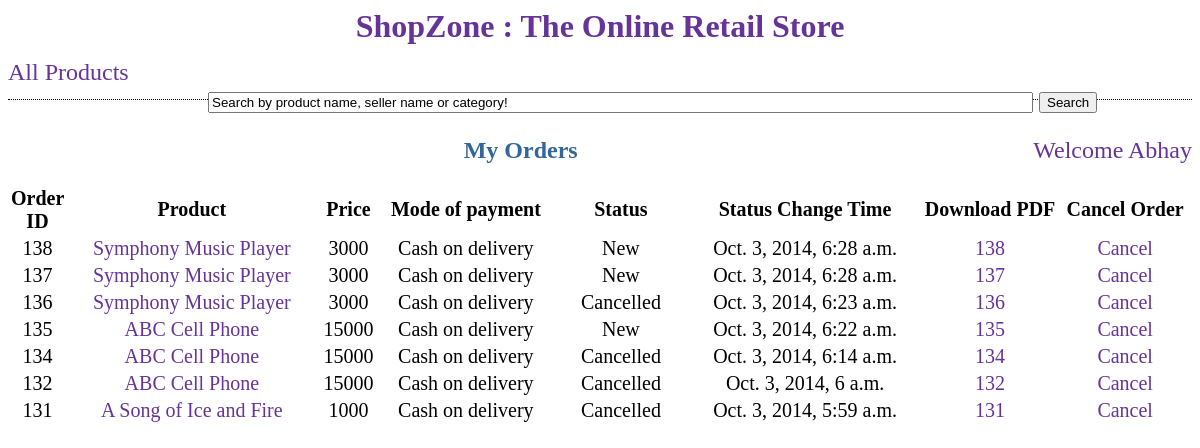
/shop/my_orders/, run on an earlier commit of the app's database.
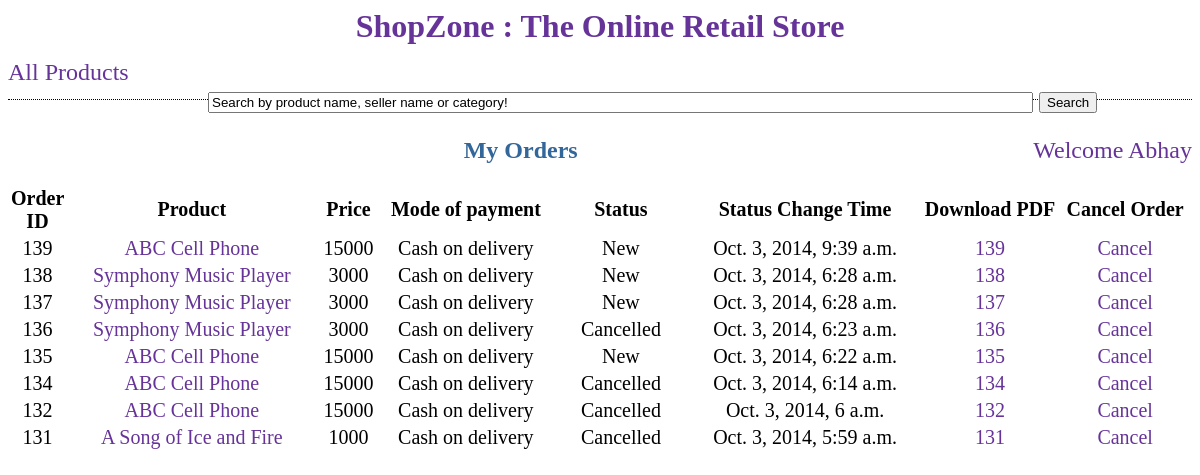
And on a later commit of the database.
### store/models.py (models this page shows, shortened)
class Order(models.Model):
    STATUS_LEVELS = (
        (1, 'New'),
        (2, 'Shipping'),
        (3, 'Delivered'),
        (4, 'Returned'),
        (5, 'Cancelled'),
        )
    PAYMENT_TYPES = (
        (1, 'Paid from store credit'),
        (2, 'Cash on delivery')
    )
    customer = models.ForeignKey(Customer)
    product = models.ForeignKey(Product)
    payment_type = models.IntegerField(choices=PAYMENT_TYPES, default=1)
    status = models.IntegerField(choices=STATUS_LEVELS, default=1)
    status_change_time = models.DateTimeField('Status Change Time')

class Product(models.Model):
    product_name = models.CharField(max_length=30)
    number_sold = models.IntegerField(default=0)
    price = models.IntegerField(default=0)
    category = models.CharField(max_length=20)
    description = models.CharField(max_length=50)
    seller = models.ForeignKey(Seller)
    def __str__(self):
        return self.product_name

### store/views.py (the view)
# urls.py: url(r'^my_orders/(?P<order_id>\d+)/$', views.my_order_pdf),
def my_orders(request): ## VTR1 Done.
    try:
        if user is None:
            return HttpResponseRedirect('/shop/login/')
    except:
        return HttpResponseRedirect('/shop/login/')
    orders = Order.objects.all().filter(customer__customer_name=user.username).order_by('-status_change_time')
    context = {'user':user, 'orders':orders}
    return render(request, 'store/my_orders.html', context)

### store/templates/store/my_orders.html (shortened to what this page needs)
<html>
	<head>
	</head>
	<body link="#663399" vlink="#663399" alink="#808080">
		<div class="headdiv">
			<h1><a href="/" class="title">ShopZone : The Online Retail Store</a></h1>
		</div>
		<div class="headdiv2">
			<div align="left" style="float:left">
				<a href="/shop/all/">All Products</a>
			</div>
			<div align="centre" style="float:left; margin-left:200px;">
				<form action="/shop/by_search/" method="POST">
					<input type="text" name="product" value="Search by product name, seller name or category!" size="100px"/>
					<input type="submit" value="Search"/>
				</form>
			</div>
			<div align="left" style="float:right">
				Welcome <a href="/shop/my_orders/"> {{ user.username }} </a>
			</div>
		</div>
		<div>
			<h2 align="center" style="color:#336699">My Orders</h2>
		</div>
		<div align="center">
			<table align="center" style="font-size:1.25em">
				<tr align="center">
					<th width=50px> Order ID </th>
					<th width=300px> Product </th>
					<th width=60px> Price </th>
					<th width=200px> Mode of payment </th>
					<th width=150px> Status </th>
					<th width=280px> Status Change Time </th>
					<th width=150px> Download PDF </th>
					<th width=150px> Cancel Order </th>
				</tr>
				{% for i in orders %}
				<tr align="center">
					<td> {{ i.pk }} </td>
					<td> <a href="/shop/{{i.product.pk }}"><div class="linkdiv">{{ i.product }} </div></a></td>
					<td> {{ i.product.price }} </td>
					<td> {% if i.payment_type == 1 %} Store credit
						{% else %} Cash on delivery
						{% endif %} </td>
					<td> {% if i.status == 1 %} New
						{% elif i.status == 2 %} Shipping
						{% elif i.status == 3 %} Delivered
						{% elif i.status == 4 %} Returned
						{% else %} Cancelled
						{% endif %} </td>
					<td> {{ i.status_change_time }} </td>
					<td> <a href="/shop/my_orders/{{ i.pk }}/" target="_blank"> <div class="linkdiv"> {{ i.pk }} </div> </a> </td>
					{% if i.status == 5 %}
						<td> <a href="/shop/cancel_order/{{ i.pk }}" target="_blank"><div class="linkdiv"> Cancel </div></a></td>
					{% else %}
						<td> <a href="/shop/cancel_order/{{ i.pk }}"><div class="linkdiv"> Cancel </div></a></td>
					{% endif %}
				</tr>
				{% endfor %}
		</div>

What changed in the data, as far as the page shows it:
added Order: pk "139", product "ABC Cell Phone", product.price "15000", payment_type "Cash on delivery", status "New", status_change_time "Oct. 3, 2014, 9:39 a.m."
